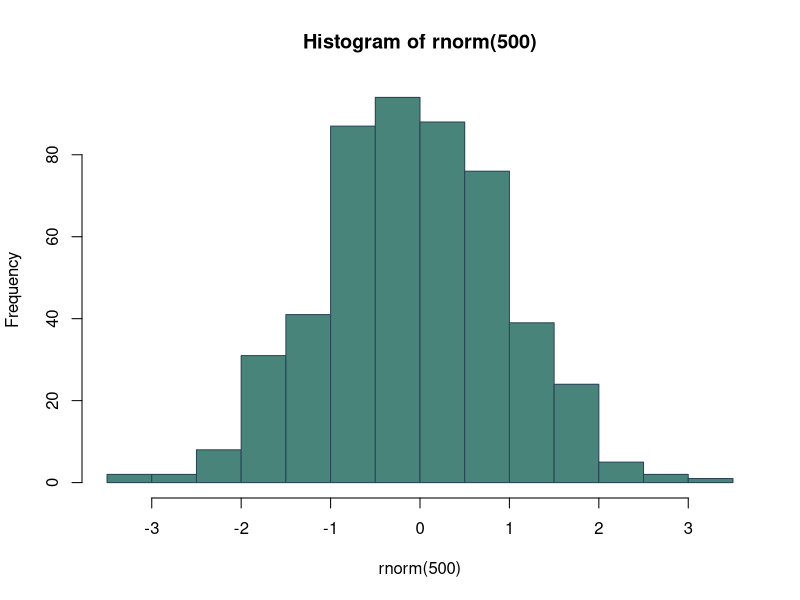

Write R code to recreate this figure.
## ---- chunk 1
(x <- 1:10)
## ---- chunk 2
      (x <- 1:10)
## ---- chunk 3
par(bg = "transparent")
hist(rnorm(500), col = "#49847b", border = "#294557")
